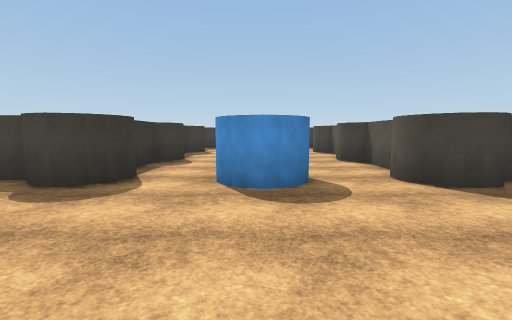
view 1 (above)

24 first-person views from a walk through a 3-D level made in the Unity game engine. The camera is 1.5 m above the floor, tilts 6° down and sees 90° across. The floor is counted in squares, 2 m on a side. Each view is taken from the middle of a square. On the plan, view 1 faces up. The plan holds only what a view shows up to about 9 squares ahead; the rest is blank. The place goes on beyond the plan. Surface patterns are stand-ins for the level's own textures.

view 2
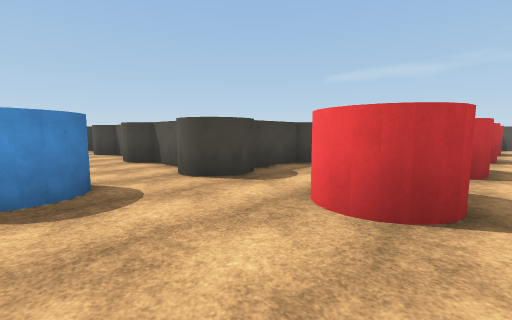

view 3
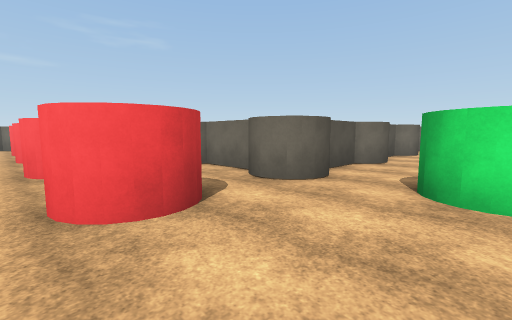

view 4
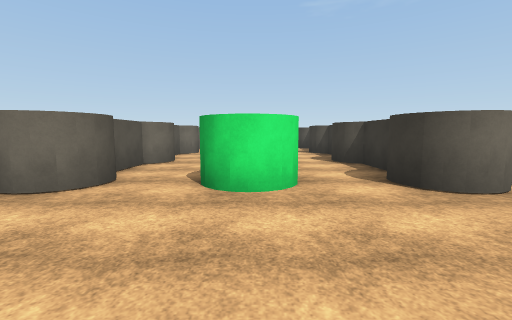

view 5
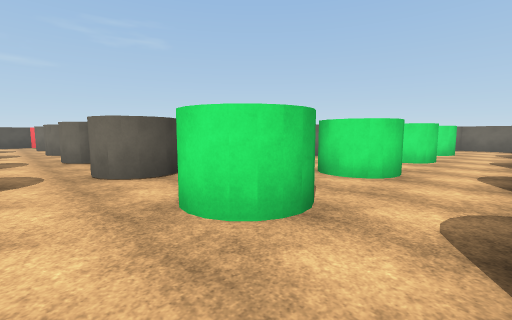

view 6
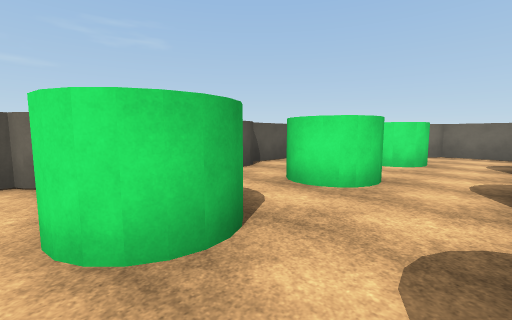

view 7
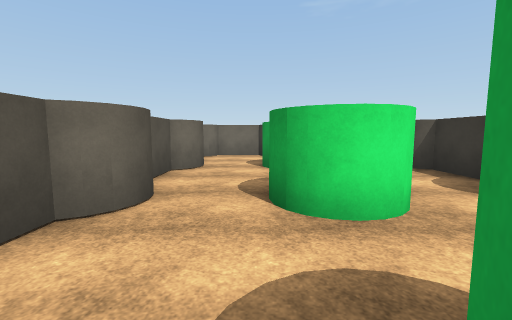

view 8
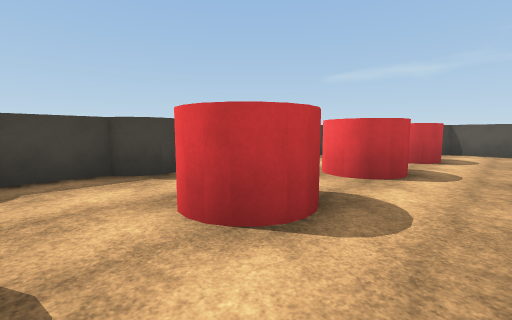

view 9
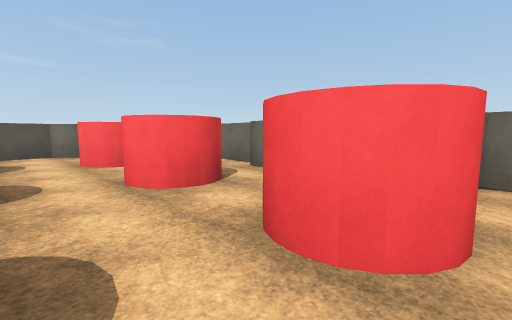

view 10
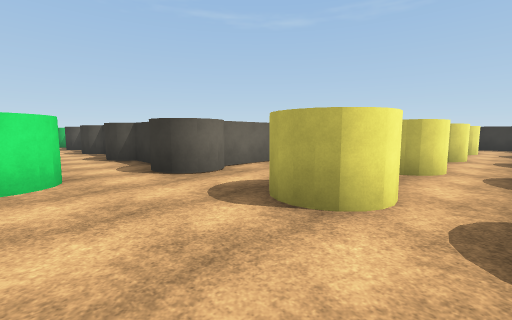

view 11
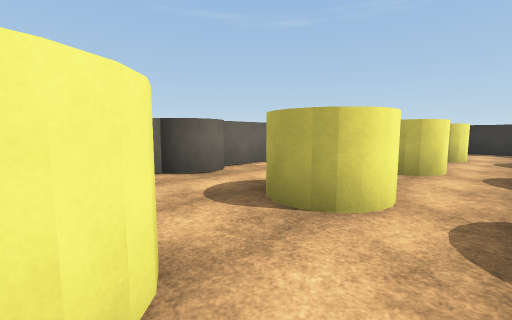

view 12
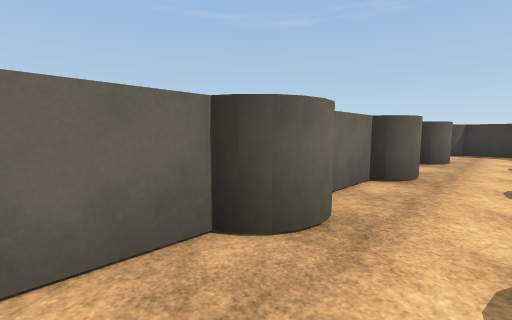

view 13
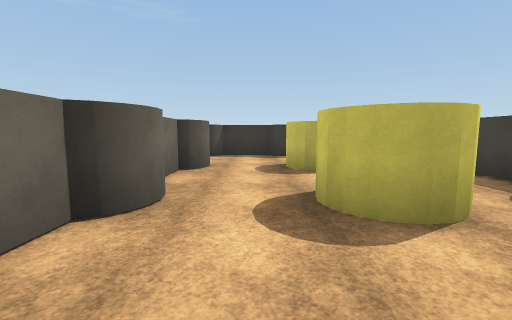

view 14
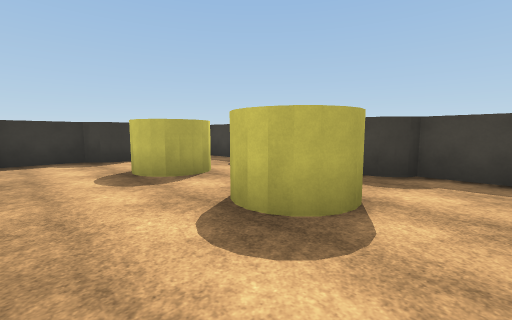

view 15
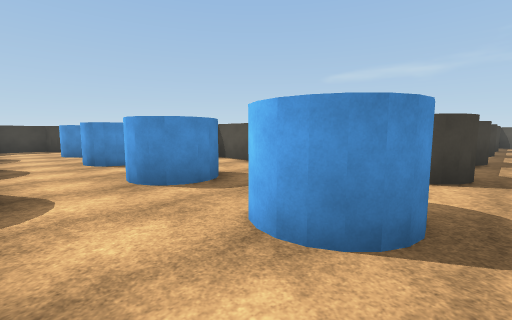

view 16
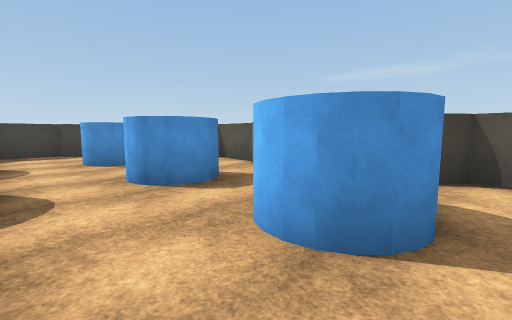

view 17
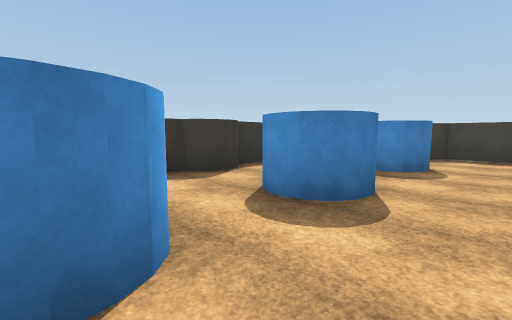

view 18
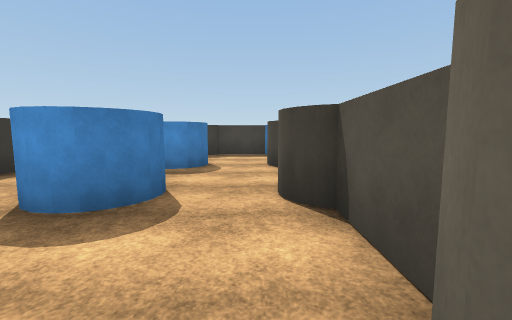

view 19
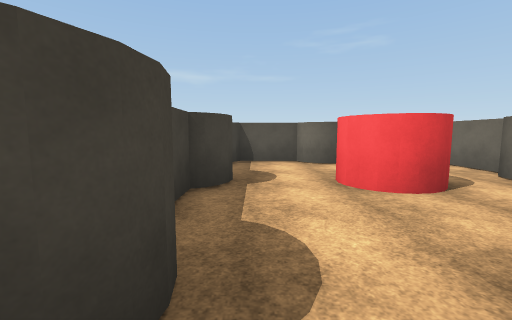

view 20
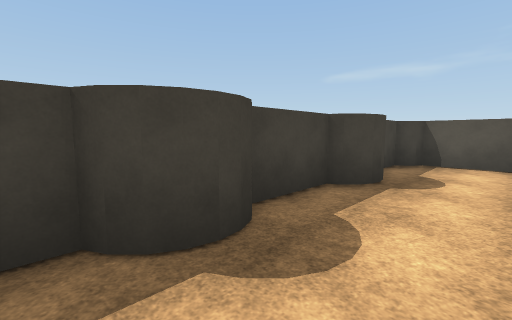

view 21
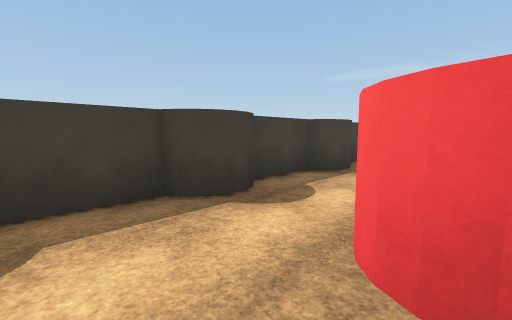

view 22
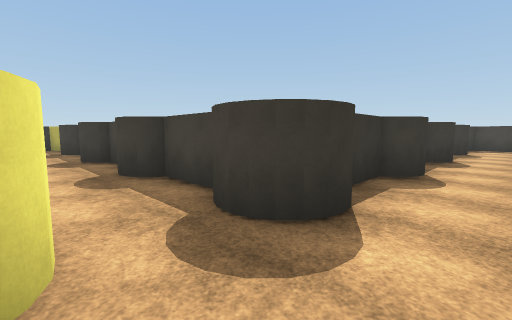

view 23
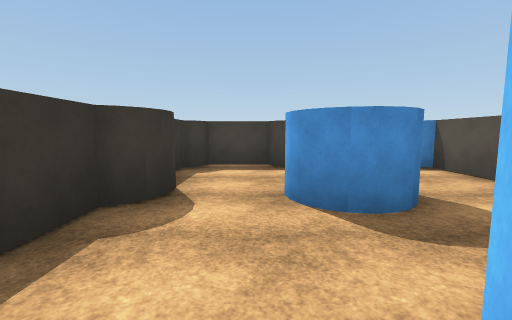

view 24
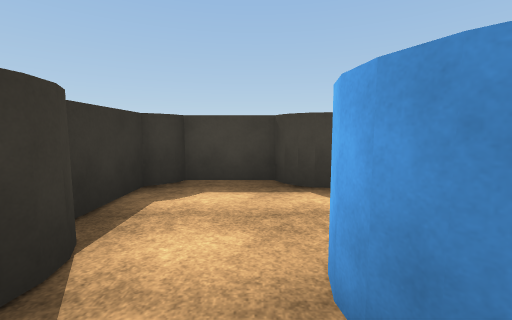

### Floor plan
Key: @ floor where view 1 was taken; # wall or solid block; . floor.
Columns run from 15 left of view 1 to 15 right of it. Each row starts with its distance up from view 1.
 16             #######
 15             #.....#
 14             #.....#
 13             #..#..#
 12             #.....#
 11             #.....#
 10             #..#..#
  9             #.....#
  8             #.....#
  7             #..#..#
  6             #.....#
  5             #.....#
  4 #############..#..#############
  3 #.............................#
  2 #..#..#..#..#.................#
  1 #..#..#..#..#.....#..#..#..#..#
  0 #..............@..............#
 -1 #.............................#
 -2    ##########..#..#############
 -3             #.....#
 -4             #.....#
 -5             #..#..#
 -6             #.....#
 -7             #.....#
 -8             #..#..#
 -9             #.....#
-10             #.....#
-11              ..#..#
-12              .....#
-13              .....#
-14              ######

Positions as (right, up) in squares from view 1, and headings:
1: (0, 0), facing up
2: (0, 0), facing up-right
3: (0, 2), facing down-right
4: (0, 2), facing down
5: (-2, 0), facing down-right
6: (-2, -4), facing down-right
7: (1, -5), facing down
8: (4, -1), facing up-right
9: (5, 3), facing down-right
10: (0, 3), facing down-left
11: (-3, 3), facing down-left
12: (-4, 0), facing down-left
13: (-6, 0), facing left
14: (-7, -1), facing up-left
15: (-2, 3), facing up-right
16: (-2, 6), facing up-right
17: (2, 7), facing up-left
18: (2, 7), facing up
19: (8, 3), facing right
20: (8, 2), facing up-right
21: (7, 1), facing up-right
22: (-1, 2), facing up-left
23: (-1, 10), facing up
24: (-1, 12), facing up
